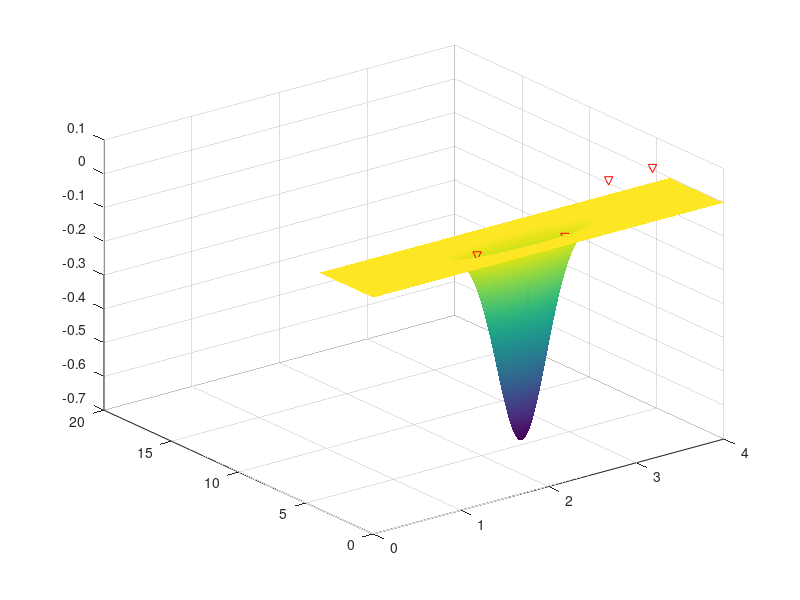

Recreate this plot in MATLAB. (Note: this script raises an error after producing the figure.)
% creat boundary data file bz1 bz2

clc;
clear all;
close all;

flag_printf = 1;
flag_topo_z = 1;

num_pml = 00;
nx1 = 401;
ny1 = 401;

nx = nx1+2*num_pml;
ny = ny1+2*num_pml;
dx = 10;
dy = 10;

nz = 201;
dz = 10;

origin_x = 0;
origin_y = 0;
origin_z = 0;
bz1 = zeros(nx,ny,3);
bz2 = zeros(nx,ny,3);

for j=1:ny1
  for i=1:nx1
    bz2(i+num_pml,j+num_pml,1) = origin_x + (i-1)*dx;
    bz2(i+num_pml,j+num_pml,2) = origin_y + (j-1)*dy;
    bz2(i+num_pml,j+num_pml,3) = origin_z;
  end
end

if flag_topo_z
  point_x= origin_x + floor(nx1/2)*dx; 
  point_y= origin_y + floor(ny1/2)*dy; 
  L = 400;
  H = 600;
  for j = 1:ny1
    for i = 1:nx1
      r1 = (bz2(i+num_pml,j+num_pml,1)-point_x)^2 + (bz2(i+num_pml,j+num_pml,2)-point_y)^2;
      topo = H * exp(-r1/L^2);
      
      bz2(i+num_pml,j+num_pml,3) = bz2(i+num_pml,j+num_pml,3) - topo;
    end
  end
end

% [bz2] = extend_abs_layer(bz2,dx,dy,nx,ny,num_pml);

for j=1:ny
  for i=1:nx
    bz1(i,j,1) = bz2(i,j,1);
    bz1(i,j,2) = bz2(i,j,2);
    bz1(i,j,3) = origin_z - (nz-1)*dz;
  end
end

% A = 0.000001;
% [bz2] = arc_stretch_x(A,bz2);

% figure(1)   
% %plot3(bz1(:,:,1),bz1(:,:,2),bz1(:,:,3));
% surf(bz1(:,:,1),bz1(:,:,2),bz1(:,:,3));
% hold on;
% %plot3(bz2(:,:,1),bz2(:,:,2),bz2(:,:,3));
% surf(bz2(:,:,1),bz2(:,:,2),bz2(:,:,3));
% axis equal;
% shading interp;

figure(2)
surf(bz2(:,:,1)/1e3,bz2(:,:,2)/1e3,bz2(:,:,3)/1e3);
shading interp;
hold on;

plot3(bz2(150,200,1)/1e3, bz2(150,200,2)/1e3, bz2(150,200,3)/1e3+0.1, 'rv',MarkerSize=15);
plot3(bz2(200,200,1)/1e3, bz2(200,200,2)/1e3, bz2(200,200,3)/1e3+0.1, 'rv',MarkerSize=15);
plot3(bz2(250,200,1)/1e3, bz2(250,200,2)/1e3, bz2(250,200,3)/1e3+0.1, 'rv',MarkerSize=15);
plot3(bz2(300,200,1)/1e3, bz2(300,200,2)/1e3, bz2(300,200,3)/1e3+0.1, 'rv',MarkerSize=15);
plot3(bz2(350,200,1)/1e3, bz2(350,200,2)/1e3, bz2(350,200,3)/1e3+0.1, 'rv',MarkerSize=15);
text(bz2(150,200,1)/1e3-0.1, bz2(150,200,2)/1e3, bz2(150,200,3)/1e3+0.2,'R1',FontSize=15,FontWeight='bold');
text(bz2(200,200,1)/1e3-0.1, bz2(200,200,2)/1e3, bz2(200,200,3)/1e3+0.2,'R2',FontSize=15,FontWeight='bold');
text(bz2(250,200,1)/1e3-0.1, bz2(250,200,2)/1e3, bz2(250,200,3)/1e3+0.2,'R3',FontSize=15,FontWeight='bold');
text(bz2(300,200,1)/1e3-0.1, bz2(300,200,2)/1e3, bz2(300,200,3)/1e3+0.2,'R4',FontSize=15,FontWeight='bold');
text(bz2(350,200,1)/1e3-0.1, bz2(350,200,2)/1e3, bz2(350,200,3)/1e3+0.2,'R5',FontSize=15,FontWeight='bold');
plot3(1,1,0.1,'rp',MarkerSize=15);

axis equal;
cid = colorbar;
cid.Label.String='(km)';
caxis([-0.6,0]);
set(gca,'layer','top');
set(gcf,'color','white');
set(gcf,'Position',[0,0,1920,1200]);
set(gca, FontWeight='bold', FontSize=15);
xlabel('x-axis (km)',FontSize=15,FontWeight='bold',rotation=-40,position=[2.5 -0.8]);
ylabel('y-axis (km)',FontSize=15,FontWeight='bold',rotation=50, position=[4.7 1.5]);
zlabel('z-axis (km)',FontSize=15,FontWeight='bold',rotation=0,position=[-0.4 0.2]);
view(40,60);

% creat data file
file_name = '../data_file_3d.txt';
fid=fopen(file_name,'w'); % Output file name 
fprintf(fid,'# nx ny number\n'); 
fprintf(fid,'%d %d\n',nx,ny);
fprintf(fid,'# bz1 coords\n'); 
for j=1:ny
  for i=1:nx
    fprintf(fid,'%.9e %.9e %.9e\n',bz1(i,j,1),bz1(i,j,2),bz1(i,j,3));
  end
end
fprintf(fid,'# bz2 coords\n'); 
for j=1:ny
  for i=1:nx
    fprintf(fid,'%.9e %.9e %.9e\n',bz2(i,j,1),bz2(i,j,2),bz2(i,j,3));
  end
end


if flag_printf
   print(gcf,'model1.png','-r300','-dpng');
end
